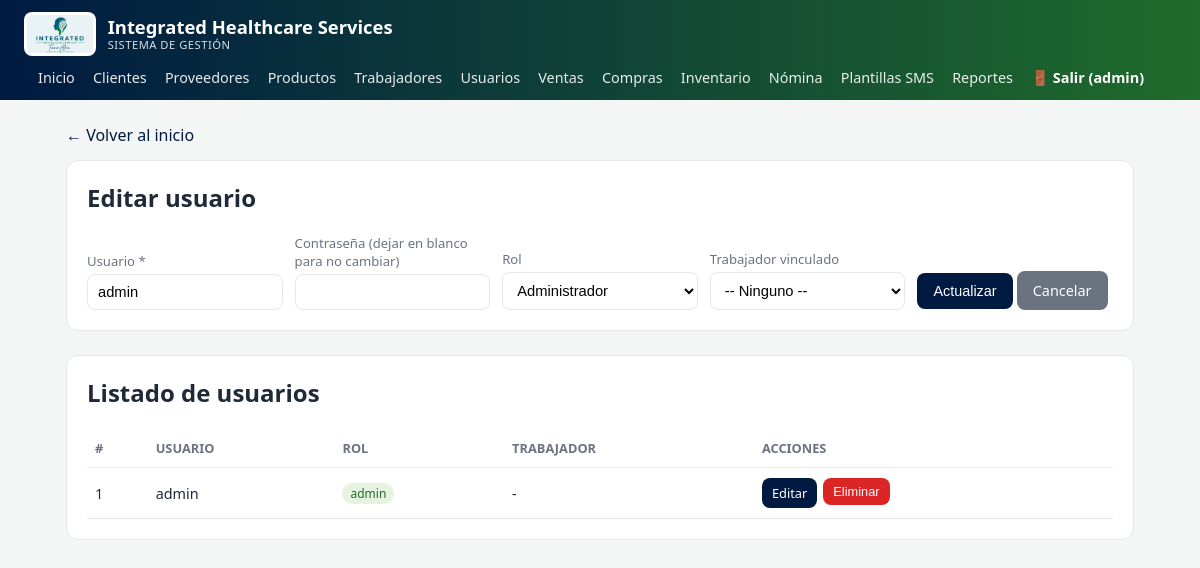
Screenshot of /usuarios?edit=1 (signed in) with the database file from the repository.
### tables this page shows
CREATE TABLE usuarios (
    id_usuario      INTEGER PRIMARY KEY AUTOINCREMENT,
    username        TEXT NOT NULL UNIQUE,
    password_hash   TEXT NOT NULL,
    rol             TEXT DEFAULT 'empleado',
    id_trabajador   INTEGER,
    FOREIGN KEY (id_trabajador) REFERENCES trabajadores(id_trabajador) ON DELETE SET NULL
);

### app.py (the view, shortened to what this page needs)
@app.route("/usuarios", methods=["GET", "POST"])
def usuarios():
    conn = get_connection()
    edit_row = None
    if request.args.get("edit"):
        edit_row = conn.execute("SELECT * FROM usuarios WHERE id_usuario=?", (request.args["edit"],)).fetchone()
    trabajadores_list = conn.execute("SELECT * FROM trabajadores ORDER BY nombre").fetchall()
    rows = conn.execute("""SELECT u.*, t.nombre AS trabajador_nombre FROM usuarios u
                            LEFT JOIN trabajadores t ON u.id_trabajador = t.id_trabajador
                            ORDER BY u.id_usuario DESC""").fetchall()
    conn.close()
    return render_template("usuarios.html", rows=rows, edit_row=edit_row, trabajadores=trabajadores_list)

### app.py (called while the page is built)
@app.before_request
def requerir_login():
    if request.endpoint in RUTAS_PUBLICAS or request.endpoint is None:
        return
    if not session.get("usuario"):
        return redirect(url_for("login"))

### database.py (called while the page is built)
def get_connection():
    conn = sqlite3.connect(DB_PATH)
    conn.execute("PRAGMA foreign_keys = ON;")
    conn.row_factory = sqlite3.Row
    return conn

### templates/usuarios.html (shortened to what this page needs)
{% extends "base.html" %}
{% block content %}
<a class="back-link" href="{{ url_for('index') }}">&larr; Volver al inicio</a>
<div class="card">
  <h2>{{ 'Editar usuario' if edit_row else 'Nuevo usuario' }}</h2>
  <form class="form-grid" method="POST" action="{{ url_for('usuarios') }}">
    <div>
      <label>Usuario *</label>
      <input type="text" name="username" required value="{{ edit_row.username if edit_row else '' }}">
    </div>
    <div>
      <label>Contraseña {{ '(dejar en blanco para no cambiar)' if edit_row else '*' }}</label>
      <input type="password" name="password" {{ 'required' if not edit_row else '' }}>
    </div>
    <div>
      <label>Rol</label>
      <select name="rol">
        {% set current_rol = edit_row.rol if edit_row else 'empleado' %}
        <option value="admin" {% if current_rol == 'admin' %}selected{% endif %}>Administrador</option>
      </select>
    </div>
    <div>
      <label>Trabajador vinculado</label>
      <select name="id_trabajador">
        <option value="">-- Ninguno --</option>
      </select>
    </div>
    <div>
      <button type="submit">{{ 'Actualizar' if edit_row else 'Guardar' }}</button>
      {% if edit_row %}<a class="btn btn-secondary" href="{{ url_for('usuarios') }}">Cancelar</a>{% endif %}
    </div>
  </form>
</div>
<div class="card">
  <h2>Listado de usuarios</h2>
  <table>
    <thead>
      <tr><th>#</th><th>Usuario</th><th>Rol</th><th>Trabajador</th><th>Acciones</th></tr>
    </thead>
    <tbody>
      {% for r in rows %}
      <tr>
        <td>{{ r.id_usuario }}</td>
        <td>{{ r.username }}</td>
        <td><span class="badge">{{ r.rol }}</span></td>
        <td>{{ r.trabajador_nombre or '-' }}</td>
        <td class="actions">
          <a class="btn" href="{{ url_for('usuarios', edit=r.id_usuario) }}">Editar</a>
          <form method="POST" action="{{ url_for('delete_usuario', id_usuario=r.id_usuario) }}"
                onsubmit="return confirm('¿Eliminar este usuario?');">
            <button type="submit" class="btn-danger">Eliminar</button>
          </form>
        </td>
      </tr>
      {% else %}
      <tr><td colspan="5" style="color:#6b7280;">No hay usuarios registrados.</td></tr>
      {% endfor %}
    </tbody>
  </table>
</div>
{% endblock %}

### static/style.css (style rules this page uses)
:root { --primary: #001a42; --primary-dark: #000f28; --accent-green: #1f6b2b; --accent-green-light: #7ac142; --bg: #f3f6f4; --card: #ffffff; --text: #1f2937; --muted: #6b7280; --danger: #dc2626; --success: #1f6b2b; --border: #e5e7eb; }
* { box-sizing: border-box; }
body { margin: 0; font-family: 'Segoe UI', Roboto, Arial, sans-serif; background: var(--bg); color: var(--text); }
.card { background: var(--card); border: 1px solid var(--border); border-radius: 12px; padding: 20px; margin-bottom: 24px; }
h2 { margin-top: 0; }
form.form-grid { display: grid; grid-template-columns: repeat(auto-fit, minmax(180px, 1fr)); gap: 12px; align-items: end; }
label { font-size: 0.82rem; color: var(--muted); display: block; margin-bottom: 4px; }
input, select, textarea { width: 100%; padding: 9px 10px; border: 1px solid var(--border); border-radius: 8px; font-size: 0.92rem; background: #fff; }
button, .btn { background: var(--primary); color: white; border: none; padding: 10px 16px; border-radius: 8px; cursor: pointer; font-size: 0.9rem; text-decoration: none; display: inline-block; }
.btn-secondary { background: var(--muted); }
.btn-danger { background: var(--danger); }
table { width: 100%; border-collapse: collapse; margin-top: 14px; font-size: 0.9rem; }
th, td { text-align: left; padding: 10px 8px; border-bottom: 1px solid var(--border); }
th { color: var(--muted); font-weight: 600; font-size: 0.8rem; text-transform: uppercase; }
.actions { display: flex; gap: 6px; }
.actions form { display: inline; }
.actions .btn, .actions button { padding: 6px 10px; font-size: 0.8rem; }
.back-link { display: inline-block; margin-bottom: 14px; color: var(--primary); text-decoration: none; }
.badge { display: inline-block; padding: 2px 8px; border-radius: 999px; font-size: 0.75rem; background: #e6f3e1; color: var(--accent-green); }

### rows the page displays
usuarios: username "admin", rol "Administrador", id_usuario "1", rol "admin", trabajador_nombre "-"

### other values shown
{{ session.get('usuario','') }} "admin"
{{ 'Editar usuario' if edit_row else 'Nuevo usuario' }} "Editar usuario"
{{ '(dejar en blanco para no cambiar)' if edit_row else '*' }} "(dejar en blanco para no cambiar)"
{{ 'Actualizar' if edit_row else 'Guardar' }} "Actualizar"
